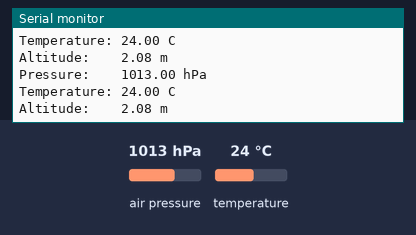
A sketch run on a simulated Arduino Uno, built with avr-gcc and run on an emulated ATmega328P. On the bench: the last lines printed to the serial monitor. Inputs (shaded band) come from the test bench; at power-on: air pressure 1013 hPa, temperature 24 °C.

Above: at 1.8 s.
1.9 s: air pressure set to 952 hPa
At 3.2 s:
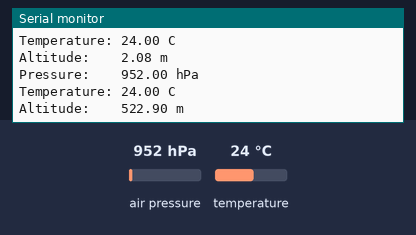
3.4 s: temperature set to 12 °C
At 4.6 s:
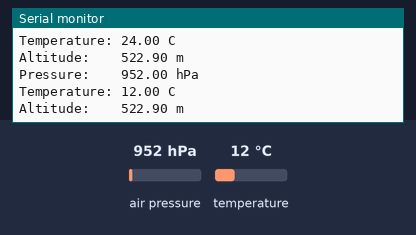
4.9 s: air pressure set to 975 hPa
At 6.6 s:
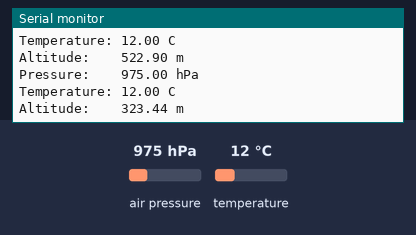
Timing chart, 0 to 8.1 s (numbered marks = the images above; inputs shaded):
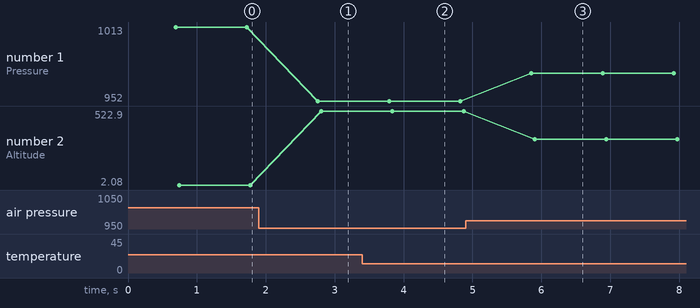

The sketch:

Barometric_sensor.ino
```cpp
#include <Wire.h>
#include <Adafruit_Sensor.h>
#include <Adafruit_BMP085_U.h>

Adafruit_BMP085_Unified bmp = Adafruit_BMP085_Unified(10085);

void displaySensorDetails(void)
{
  sensor_t sensor;
  bmp.getSensor(&sensor);
  Serial.println("------------------------------------");
  Serial.print  ("Sensor:       "); Serial.println(sensor.name);
  Serial.print  ("Driver Ver:   "); Serial.println(sensor.version);
  Serial.print  ("Unique ID:    "); Serial.println(sensor.sensor_id);
  Serial.print  ("Max Value:    "); Serial.print(sensor.max_value); Serial.println(" hPa");
  Serial.print  ("Min Value:    "); Serial.print(sensor.min_value); Serial.println(" hPa");
  Serial.print  ("Resolution:   "); Serial.print(sensor.resolution); Serial.println(" hPa");
  Serial.println("------------------------------------");
  Serial.println("");
  delay(500);
}

void setup(void)
{
  Serial.begin(9600);
  Serial.println("Pressure Sensor Test"); Serial.println("");

  /* Initialise the sensor */
  if(!bmp.begin())
  {
    /* There was a problem detecting the BMP085 ... check your connections */
    Serial.print("Ooops, no BMP085 detected ... Check your wiring or I2C ADDR!");
    while(1);
  }

  /* Display some basic information on this sensor */
  displaySensorDetails();
}

void loop(void)
{
  /* Get a new sensor event */
  sensors_event_t event;
  bmp.getEvent(&event);

  /* Display the results (barometric pressure is measure in hPa) */
  if (event.pressure)
  {
    /* Display atmospheric pressue in hPa */
    Serial.print("Pressure:    ");
    Serial.print(event.pressure);
    Serial.println(" hPa");


    float temperature;
    bmp.getTemperature(&temperature);
    Serial.print("Temperature: ");
    Serial.print(temperature);
    Serial.println(" C");

    /* Then convert the atmospheric pressure, and SLP to altitude         */
    /* Update this next line with the current SLP for better results      */
    float seaLevelPressure = SENSORS_PRESSURE_SEALEVELHPA;
    Serial.print("Altitude:    ");
    Serial.print(bmp.pressureToAltitude(seaLevelPressure,
                                        event.pressure));
    Serial.println(" m");
    Serial.println("");
  }
  else
  {
    Serial.println("Sensor error");
  }
  delay(1000);
}
```

Measured:
- after the input at 1.9 s, the serial monitor: prints a new line after 0.86 s (image 1)
- after the input at 3.4 s, the serial monitor: prints a new line after 0.42 s (image 2)
- after the input at 4.9 s, the serial monitor: prints a new line after 0.96 s (image 3)
- plotted number 1: 1013 → 952 after the input at 1.9 s, 952 → 975 after the input at 4.9 s
- plotted number 2: 2.08 → 522.9 after the input at 1.9 s, 522.9 → 323.44 after the input at 4.9 s
